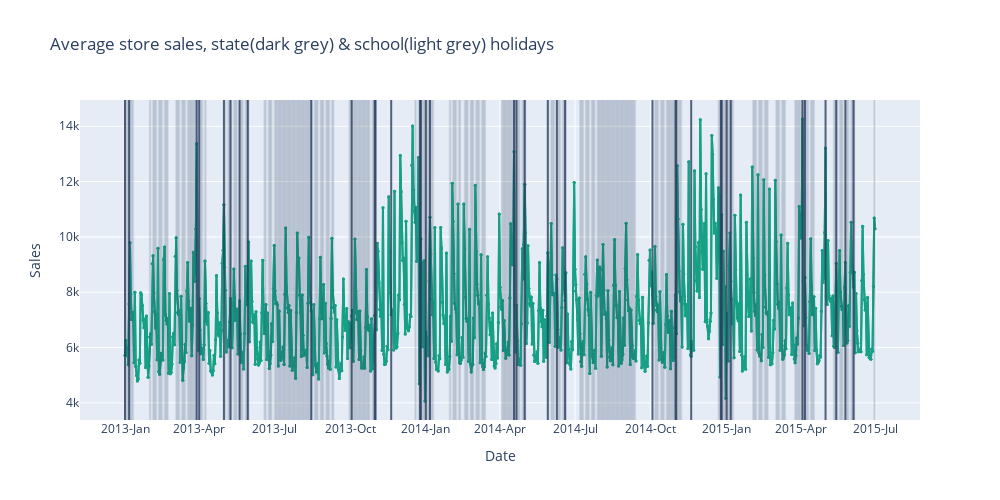

Source (notebook cell):
### Code cell
school_holidays = holidays_global.loc[holidays_global['school_holiday'] == 1, 'sales_date'].values
school_holidays = np.datetime_as_string(school_holidays, unit='D').tolist()
state_holidays = holidays_global.loc[holidays_global['state_holiday'] == 1, 'sales_date'].values
state_holidays = np.datetime_as_string(state_holidays, unit='D').tolist()

fig = px.line(holidays_global, x='sales_date', y='avg_sales', 
              title='Average store sales, state(dark grey) & school(light grey) holidays',
              labels={'sales_date': 'Date', 'avg_sales': 'Sales'},
              width=1000, height=500)


fig.add_trace(px.scatter(holidays_global, x='sales_date', y='avg_sales',
                 ).data[0])

for i in range(len(school_holidays)):
    fig.add_vline(x=school_holidays[i], fillcolor='grey', opacity=0.1)

for i in range(len(state_holidays)):
    fig.add_vline(x=state_holidays[i], fillcolor='grey', opacity=0.8)

fig.update_traces(mode='markers+lines', marker=dict(size=3, color='#16a085'), line=dict(color='#16a085', width=2))
fig.update_xaxes(
    dtick='M3',
    tickformat='%Y-%b',
    tickangle=0,
)

fig.show()
